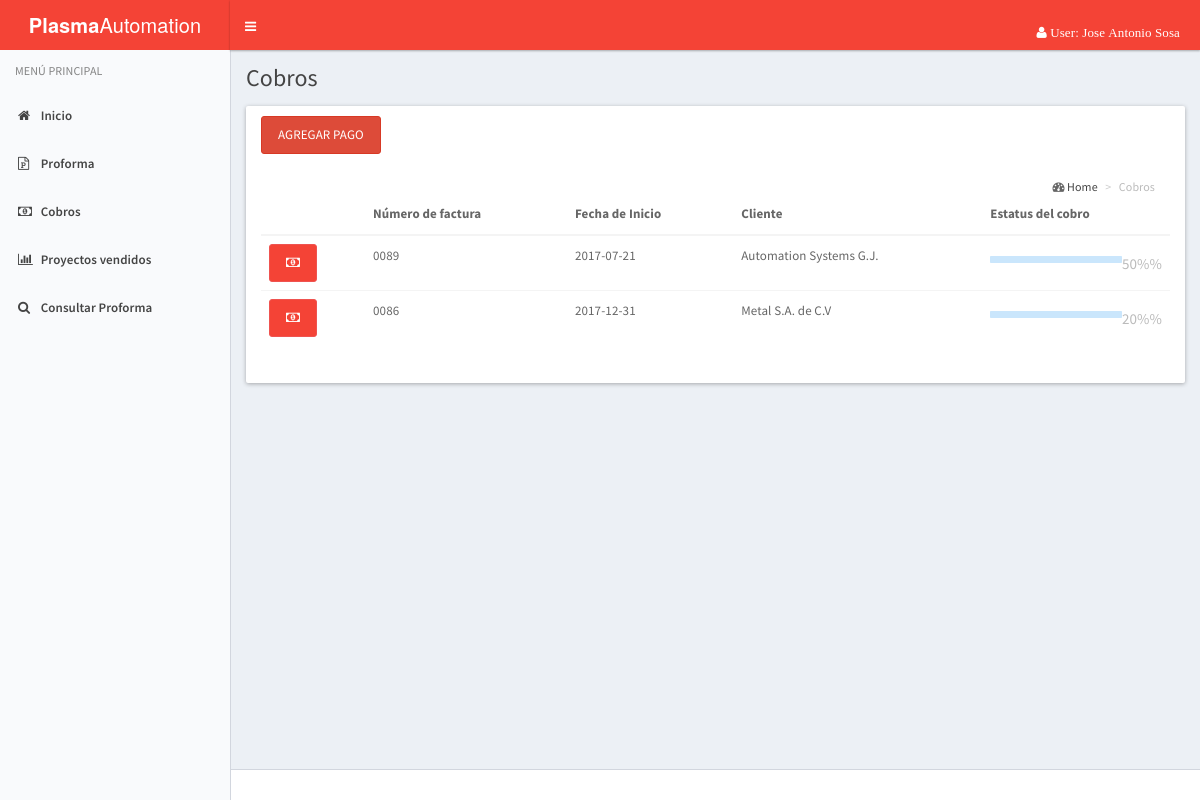
/cobranza/index_cobro.php (signed in), run on an earlier commit of the app's database.
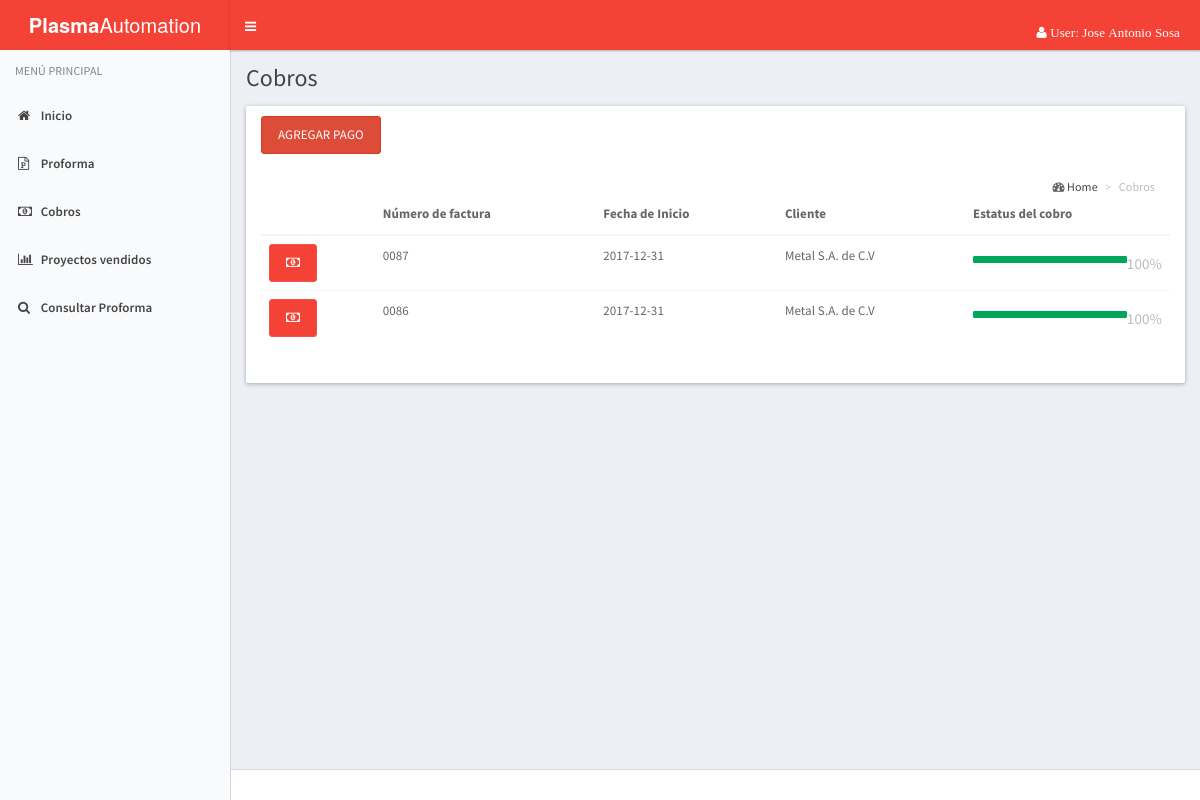
And on a later commit of the database.
### tables this page shows
CREATE TABLE IF NOT EXISTS `proforma` (
  `id_proforma` int(11) NOT NULL,
  `no_factura` int(4) NOT NULL,
  `fecha_inicio` date NOT NULL,
  `id_cliente` int(4) NOT NULL,
  `id_vendedor` int(4) NOT NULL,
  `fecha_entrega` date NOT NULL,
  `id_proyecto` int(4) NOT NULL,
  `descripcion` varchar(250) NOT NULL,
  `estatus` int(1) NOT NULL
);

CREATE TABLE IF NOT EXISTS `cliente` (
  `No_Cliente` int(10) NOT NULL,
  `nu_cliente` int(11) NOT NULL,
  `nombre` varchar(25) NOT NULL,
  `domicilio` varchar(70) NOT NULL,
  `id_estado` int(2) NOT NULL,
  `id_municipio` varchar(25) NOT NULL,
  `rfc` varchar(15) NOT NULL,
  `correo` varchar(30) NOT NULL,
  `telefono` int(15) NOT NULL,
  `c_p` int(8) NOT NULL
);

CREATE TABLE IF NOT EXISTS `cobro` (
  `id_cobro` int(11) NOT NULL,
  `porcentaje` int(3) NOT NULL,
  `id_proforma` int(11) NOT NULL
);

### cobranza/index_cobro.php (the view, shortened to what this page needs)
 <?php
  $host = 'localhost';
  $user = 'root';
  $password = '';
  $conexion = @mysql_connect($host, $user, $password);
 ?>
<!DOCTYPE html>
<html lang="es">
  <head>
    <link rel="stylesheet" href="../assets/bootstrap/css/bootstrap.css">
    <link rel="stylesheet" href="../assets/css/font-awesome.min.css">
    <link rel="stylesheet" href="../assets/css/ionicons.min.css">
    <link rel="stylesheet" href="../assets/dist/css/AdminLTE.css">
    <link rel="stylesheet" href="../assets/dist/css/skins/_all-skins.css">
    <link rel="stylesheet" href="assets/plugins/select2/select2.min.css">
    <link href="assets/plugins/pnotify/css/pnotify.custom.min.css" rel="stylesheet">
  </head>
  <body class="hold-transition skin-blue-light sidebar-mini">
    <div class="wrapper">
      <?php
        include('header.php');
      ?>
      <?php
        include('menu.php');
      ?>
      <div class="content-wrapper" id="content">
        <section class="content-header">
          <h1>
            Cobros
          </h1>
        </section>
        <section class="content">
      <div class="col-lg-12">
         <div class="row">
          <div class="panel">
            <div class="panel-heading">
            <button class="btn btn-danger" data-toggle="modal" data-target="#miventana">Agregar Pago</button>
              <section class="content-header">
                <ol class="breadcrumb">
                   <i class="fa fa-dashboard"></i>
                    <li><a href="">Home</a></li>
                    <li class="active">Cobros
                   </li>
                </ol>
              </section>
            </div>
            <div class="panel-body">
              <table class="table">
                <thead>
                  <tr>
                    <th></th>
                    <th>Número de factura</th>
                    <th>Fecha de Inicio</th>
                    <th>Cliente</th>
                    <th>Estatus del cobro</th>
                  </tr>
                </thead>
                <tbody>
                <?php
                  $sql = "SELECT p.id_proforma, p.no_factura as no_factura, p.fecha_inicio as fecha_inicio, c.No_Cliente, p.estatus as estatus, c.nombre as nombre, co.id_cobro, co.porcentaje as porcentaje from proforma p inner join cliente c on c.No_Cliente = p.id_cliente inner join cobro co on co.id_proforma = p.id_proforma  ORDER BY no_factura DESC";
                  $resultado = mysql_query($sql, $conexion);
                  while ($proforma = mysql_fetch_assoc($resultado)) {
                    echo "<tr>";
                     echo "<td><a href='cobros.php?pago_proyecto_id=".$proforma['id_cobro']."' class='btn btn-rounded btn-primary ver-proyecto' title='Realizar Pago' ><i class='fa fa-money'></i></a></td>";
                    echo "<td>00".$proforma['no_factura']."</td>";
                    echo "<td>".$proforma['fecha_inicio']."</td>";
                    echo "<td>".$proforma['nombre']."</td>";
                    echo "
                    <td><h5><small class='pull-right'>".$proforma['porcentaje'].'%'."</small></h5><div class='progress xs'><div class='progress-bar progress-bar-green' style='width:".$proforma['porcentaje'].'%'."'' role='progress-bar' aria-valuenow='20' aria-valuemin='0' aria-valuemax='100'></div></div></td>";
                  }
                ?>
                </tbody>
              </table>
            </div>
          </div>
        </div>
      </div>
    </section>
  </div>
      <footer class="main-footer">
      </footer>
    </div>
  </body>
</html>

What changed in the data, as far as the page shows it:
no longer on this page (row unchanged): proforma: no_factura "89", fecha_inicio "2017-07-21", id_cliente.nombre "Automation Systems G.J.", cobro.porcentaje "50%"
now on this page (row edited): proforma: no_factura "87", fecha_inicio "2017-12-31", id_cliente.nombre "Metal S.A. de C.V", cobro.porcentaje "100"
computed for proforma (number 2 of 2 on the later page): cobro.porcentaje "20%" → "100"
